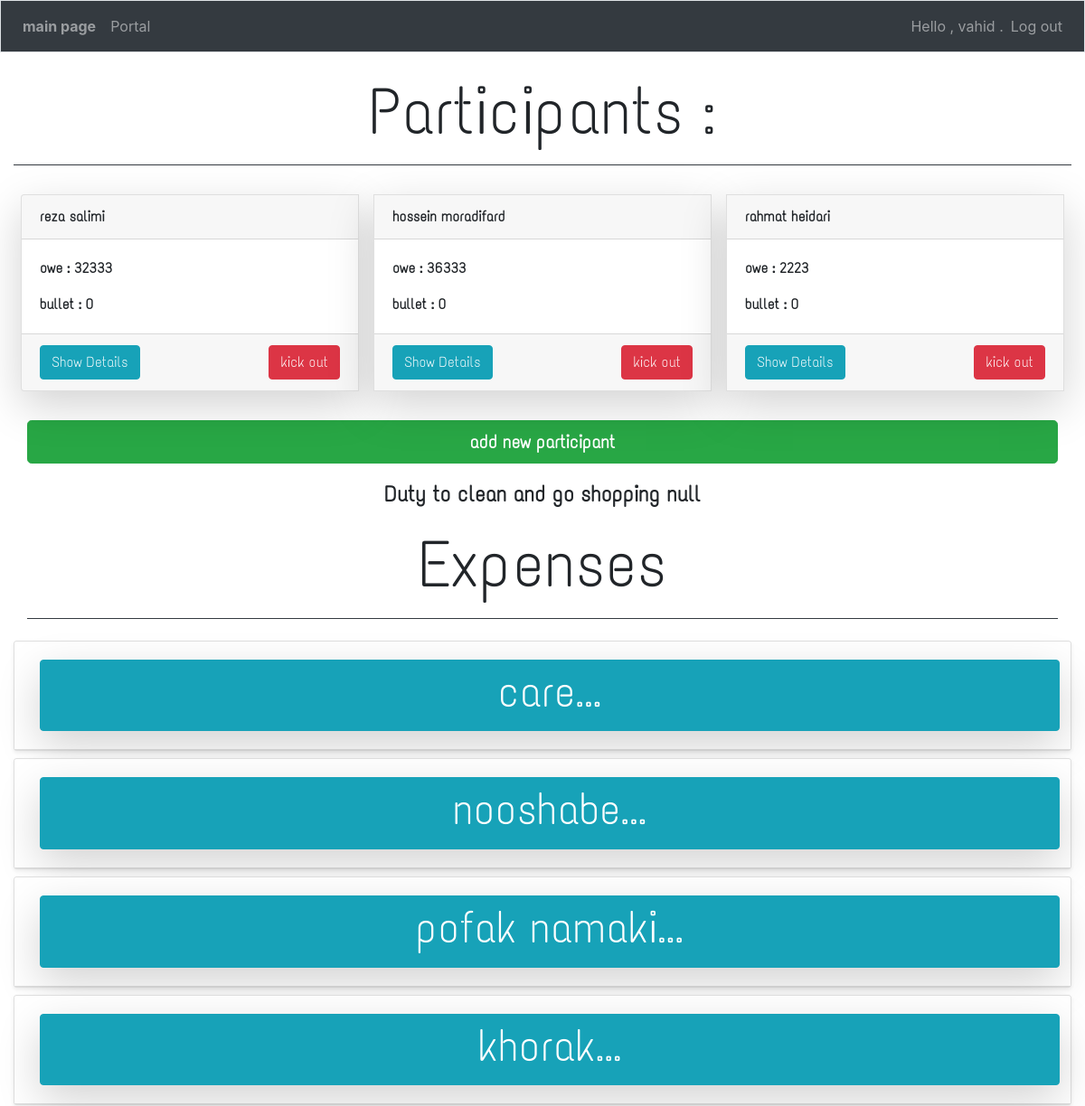
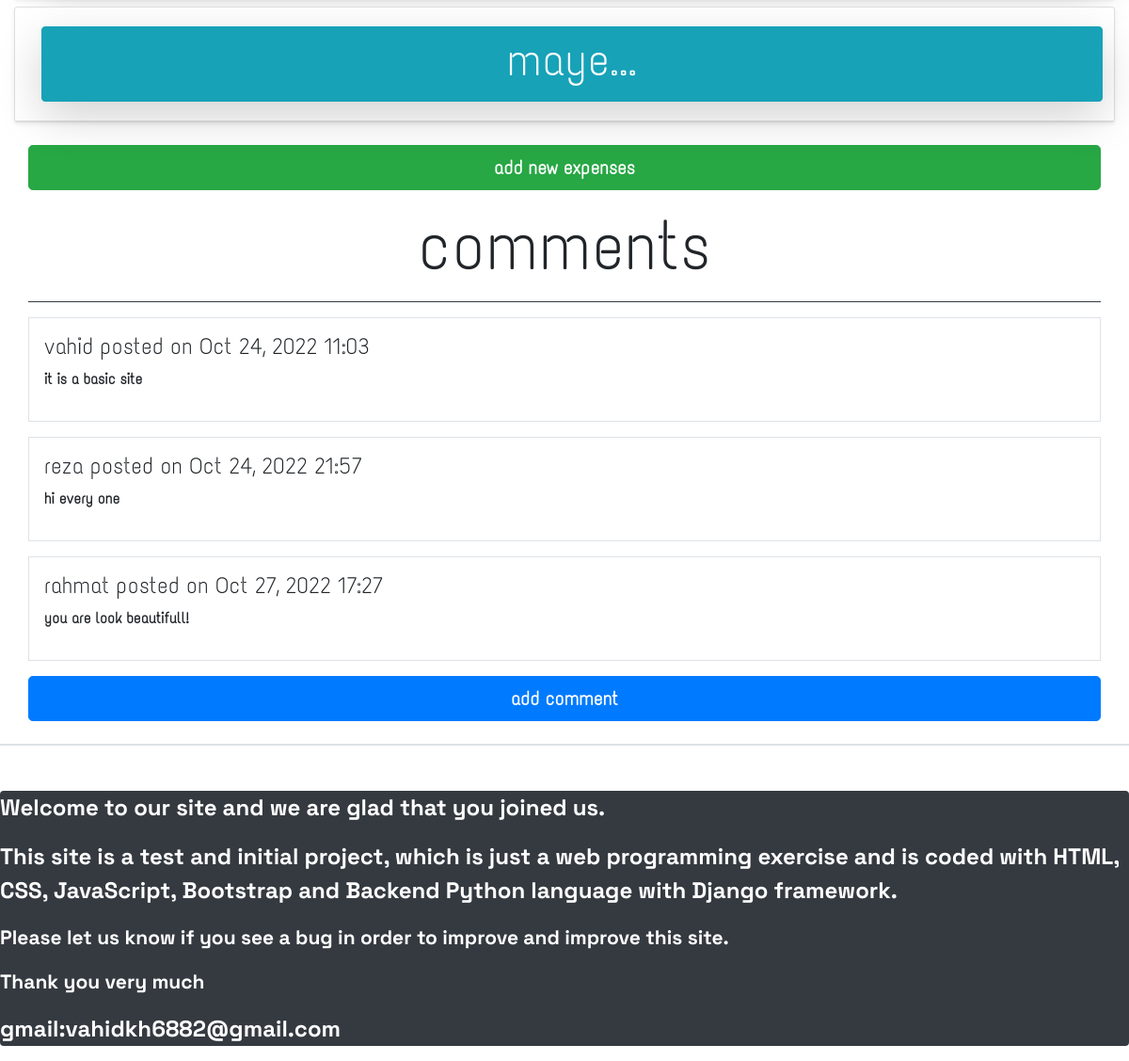
/cartable/ (signed in), run on the app's committed database (2 pictures, top to bottom).
### app1/models.py (models this page shows, shortened)
class Person(models.Model):
    CHOICES=(('5','saturday'),('6','sunday'),('0','monday'),('1','tuesday'),('2','thursday'),('3','wednesday'),('4','friday'))
    captain=models.ForeignKey(User,on_delete=models.CASCADE)
    adminswitch=models.BooleanField(default=False)
    name=models.CharField(max_length=200)
    lastname=models.CharField(max_length=200)
    owe=models.IntegerField()
    bullet=models.IntegerField()
    week = models.TextField(max_length=20,choices=CHOICES,default="user")
    def __str__(self):
        return self.name + " " + self.lastname

class Expenses(models.Model):
    person=models.ForeignKey(User, on_delete = models.CASCADE)
    name=models.TextField()
    cost=models.IntegerField()
    date_added = models.DateTimeField(auto_now_add=True)
    class Meta :
        verbose_name_plural='expenses'
    def __str__(self):
        return f"{self.name[:50]}..."

class Comment(models.Model):
    userpage=models.ForeignKey(User, on_delete = models.CASCADE)
    name=models.CharField(max_length=200)
    text=models.TextField()
    date_added=models.DateTimeField(auto_now_add=True)

### app1/views.py (the view)
# urls.py: path('cartable/',views.person,name='person'),
@login_required
def person(request):                                                #persons list with expenses in cartable
    CHOICES={'5':'saturday','6':'sunday','0':'monday','1':'tuesday','2':'thursday','3':'wednesday','4':'friday'}
    person=Person.objects.filter(captain=request.user)
    comments=Comment.objects.filter(userpage=request.user)
    expenses=Expenses.objects.filter(person=request.user).order_by('date_added')
    dt = datetime.now()
    day=dt.weekday()
    duty_owner = 'null'
    for person_duty in person:
        if person_duty.week == str(day) :
            duty_owner = person_duty.name + " " + person_duty.lastname + " : today ( " + CHOICES[person_duty.week] + " )"
            break
    s=1
    x=[]
    for i in reversed(expenses):
        x.append(i)
        if(s>=5):
            break
        s=s+1
    content={'person':person,'expenses':x ,'comments':comments,'duty_owner':duty_owner}
    return render(request,'app1/person.html',content)

### app1/templates/app1/person.html (shortened to what this page needs)
{% extends "app1/base.html" %}
{% block content %}
    <p class="text-center display-4 mt-4" style="font-size:6vw;">Participants :</p>
    <div class="border-bottom border-dark mb-4"></div>
    <div class="col">
            <div class="row card-group font-weight-bolder d-flex justify-content-center" style="font-family:eng2;">
                {% for x in person %}
                <div class="card shadow-lg m-2">
                    <div class="card-header">{{x}}</div>
                    <div class="card-body">
                        <p class="card-text">owe : {{x.owe}}</p>
                        <p class="card-text">bullet : {{x.bullet}}</p>
                    </div>
                    <div class="card-footer d-flex justify-content-between">
                        <a class="btn btn-info" href="{% url 'app1:persons' x.id %}">Show Details</a>
                        <button class="btn btn-danger" data-toggle="modal" data-target="#modaldel{{x.id}}">kick out</button>
                    </div>
                </div>
                {% empty %}
                <h3 class="text-center mt-4">no participant have been added</h3>
                {% endfor %}
            </div>
            <p><a class="btn btn-success btn-lg btn-block mt-4 font-weight-bolder" href="{% url 'app1:new_person' %}" class="ml-auto">add new participant</a></p>
            <p class="text-center font-weight-bold" style="font-size:2vw;">Duty to clean and go shopping  {{duty_owner}}</p>
            <p class="display-4 text-center" style="font-size:6vw;">Expenses</p>
            <div class="border-bottom mb-4 border-dark "></div>
            <div class="row d-flex flex-column " style="font-family:eng5;">
                    {% for y in expenses %}
                    <div class="card flex-fill mb-2 shadow-sm" style="font-family:eng2;">
                        <div class="card-header bg-white">
                            <button class="btn btn-block btn-info m-2 shadow-lg" data-toggle="collapse" data-target="#expense{{y.id}}">
                                <h3 style="font-size:4vw;">{{y}}</h3>
                            </button>
                       </div>
                    </div>
                    {% empty %}
                    <h3 class="text-center font-weight-bolder m-4">no expenses have been added</h3>
                    {% endfor %}
            </div>
            <p><a class="btn btn-success btn-lg btn-block mt-3 font-weight-bolder" href="{% url 'app1:new_expenses' %}">add new expenses</a></p>
            <p class="display-4 text-center" style="font-size:6vw;">comments</p>
            <div class="border-bottom border-dark"></div>
            <div class="col font-weight-bolder" style="font-family:eng2;">
                {% for z in comments %}
                <div class="media border p-3 mt-3 mb-3 row">
                    <div class="media-body">
                        <h4 style="font-size:2vw;">{{z.name}} posted on {{z.date_added|date:'M d, Y H:i'}}</h4>
                        <p>{{z.text}}</p>
                    </div>
                </div>
                {% empty %}
                <h3 class="m-4 text-center font-weight-bolder">no comments have been added</h3>
                {% endfor %}
            </div>
            <a class="btn btn-primary btn-lg btn-block font-weight-bolder" href="{% url 'app1:comment' %}">add comment</a>
    </div>
        <div class="row bg-light border mt-4"></div>
    </div>
{% endblock content %}

### app1/templates/app1/base.html (shortened to what this page needs)
{% load bootstrap4 %}
{% load static %}
<!doctype html>
<html lang="en">
   <head>
      <link rel="stylesheet" href="{% static 'style.css' %}" type="text/css">
      {% bootstrap_css %}
   </head>
   <body>
       <nav class="navbar navbar-expand-md navbar-dark bg-dark mb-1 border fixed-top">
         <ul class="navbar-nav">
            <li class="nav-item">
               <a class="nav-link font-weight-bold" href="{% url 'app1:index' %}">main page</a>
            </li>
         </ul>
         <div id="navbarCollapse" class="collapse navbar-collapse">
            <ul class="navbar-nav mr-auto">
               <li class="nav-item">
                  <a class="nav-link" href="{% url 'app1:person' %}">Portal</a>
               </li>
            </ul>
            <ul class="navbar-nav ml-auto">
               {% if user.is_authenticated %}
                  <li class="nav-item">
                     <span class="navbar-text">Hello , {{user.username}} .</span>
                  </li>
                  <li class="nav-item">
                     <a class="nav-link" href="{% url 'users:logout' %}">Log out</a>
                  </li>
               {% endif %}
            </ul>
         </div>
       </nav>
       <main role="main" class="container-fluid sizemax mt-5 mb-5" >
         <div class="pb-2 mb-1">
         </div>
         <div style="font-family:eng2;">
            {% block content %}{% endblock content %}
       </main>
       <div class="bg-dark rounded text-white lead strong" style="font-family:eng5;font-size:2vw;bottom:0;">
         <p>Welcome to our site and we are glad that you joined us.</p>
         <p >This site is a test and initial project, which is just a web programming exercise and is coded with HTML,
             CSS, JavaScript, Bootstrap and Backend Python language with Django framework. </p>
         <p class="small">Please let us know if you see a bug in order to improve and improve this site.</p>
         <p class="small">Thank you very much</p>
         <p>gmail:vahidkh6882@gmail.com</p>
       </div>
   </body>
</html>

### data on the page
Person: name+lastname "reza salimi", owe "32333", bullet "0"
Person: name+lastname "hossein moradifard", owe "36333", bullet "0"
Person: name+lastname "rahmat heidari", owe "2223", bullet "0"
Expenses: name "care..."
Expenses: name "nooshabe..."
Expenses: name "pofak namaki..."
Expenses: name "khorak..."
Expenses: name "maye..."
Comment: name "vahid", date_added "Oct 24, 2022 11:03", text "it is a basic site"
Comment: name "reza", date_added "Oct 24, 2022 21:57", text "hi every one"
Comment: name "rahmat", date_added "Oct 27, 2022 17:27", text "you are look beautifull!"

### other printed values
{{ user.username }} "vahid"
{{ duty_owner }} "null"
